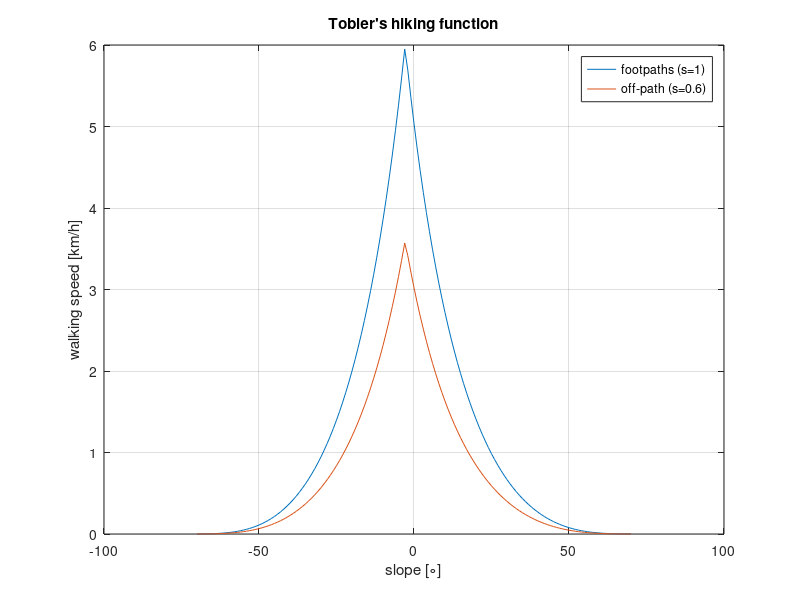

Write MATLAB code to recreate this figure.
function [w] = tobler(slope, scale)
% TOBLER Calculates walking speed according to Tobler's rule
% IN:
%   slope Slope in [tan(degree)]
%   scale Path scale factor (i.e. 1 for footpaths, 0.6 for off-path)
% OUT:
%   (optional) Walking speed in [km/h]
%              If no output argument is given, a curve plot will be shown
% EXAMPLE:
%   slope_degree = 10; 
%   v = tobler(tand(slope_degree))
    
    % If output arguments are given, return the speed
    if nargout > 0
        
        if ~exist('slope', 'var')
            slope = 0;
        end    
    
        if ~exist('scale', 'var')
            scale = 1;
        end    
        
        w = f(slope, scale);
        
    else % If not output arguments are given, plot the curve
        s_labels = -70: 1 : 70;
        s_axis = tan(deg2rad(s_labels));
        v_footpath = f(s_axis, 1);
        v_offpath  = 0.6*v_footpath;

        figure('name', 'Tobler''s hiking function');
        
        % set line styles
        style_1 = '-';
        style_06 = '-';
        if nargin == 2
            if scale == 1 
                style_06 = ':';
            elseif scale == 0.6
                style_1 = ':';
            else
                style_1 = ':';
                style_06 = ':';
            end
        end
        
        % plot base lines
        plot(s_labels, v_footpath, style_1, s_labels, v_offpath, style_06);
        
        % plot user line
        if nargin == 2 && scale ~= 1 && scale ~= 0.6
            s_labels = -70: 1 : 70;
            s_axis = tan(deg2rad(s_labels));
            v_user = f(s_axis, scale);

            hold on;
            plot(s_labels, v_user, 'm');
            legend('footpaths (s=1)', 'off-path (s=0.6)', sprintf('s=%.2f', scale));
        else
            legend('footpaths (s=1)', 'off-path (s=0.6)');
        end

        % plot labels
        title('Tobler''s hiking function');
        xlabel('slope [\circ]');
        ylabel('walking speed [km/h]');
        grid on;
            
        % plot user points
        if nargin == 2
            v_user = f(slope, scale);
            hold on;
            hu = plot(rad2deg(atan(slope)), v_user, 'or');
            
            % append to legend
            [~,~,OUTH,OUTM] = legend;
            legend([OUTH;hu],OUTM{:}, ...
                sprintf('v(%.2f\\circ, %.2f) = %.2f km/h', atand(slope), scale, v_user));
            
            t = sprintf('Tobler walking speed at %.2f\\circ = %.2f km/h', ...
                        rad2deg(atan(slope)), v_user);
            title(t);
        elseif nargin == 1
            v_user_footpath = f(slope, 1);
            v_user_offpath = 0.6 * v_user_footpath;
            hold on;
            hu(1) = plot(rad2deg(atan(slope)), v_user_footpath, 'or'); hold on;
            hu(2) = plot(rad2deg(atan(slope)), v_user_offpath, 'om');
            
            % append to legend
            [~,~,OUTH,OUTM] = legend;
            legend([OUTH;hu(1);hu(2)],OUTM{:}, ...
                sprintf('v(%.2f\\circ, %.1f) = %.2f km/h', atand(slope), 1, v_user_footpath), ...
                sprintf('v(%.2f\\circ, %.1f) = %.2f km/h', atand(slope), 0.6, v_user_offpath));
            
            t = sprintf('Tobler walking speed at %.2f\\circ = %.2f .. %.2f km/h', ...
                        rad2deg(atan(slope)), v_user_offpath, v_user_footpath);
            title(t);
        end
        
        clear v;
    end
    
    % Internal calculation function
    function [w] = f(slope, scale)
        w = scale*6*exp(-3.5 * abs(slope+0.05));
    end
    
end